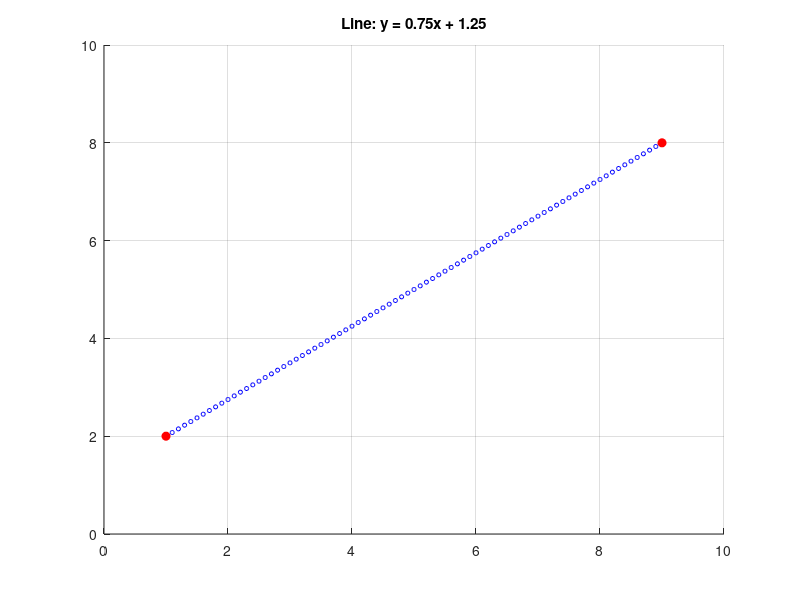

This chart was generated by the following MATLAB code:
clearvars;
clf;

p1 = [1, 2];
p2 = [9, 8];
m = (p2(2) - p1(2)) / (p2(1) - p1(1));
c = p1(2) - m * p1(1);

x = 1:0.1:9;
y = m*x + c;

hold on;
plot(x, y, 'o', 'Color', 'b', 'MarkerSize', 3);
plot([p1(1) p2(1)], [p1(2) p2(2)], 'ro', 'MarkerSize', 6, 'MarkerFaceColor','r');
grid on;
axis([0 10 0 10]);
title(['Line: y = ' num2str(m) 'x + ' num2str(c)]);
hold off;
